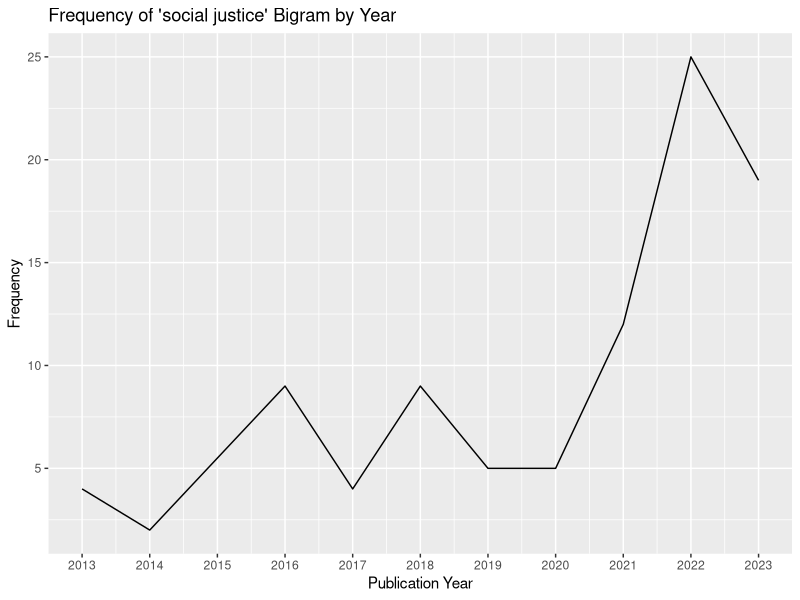
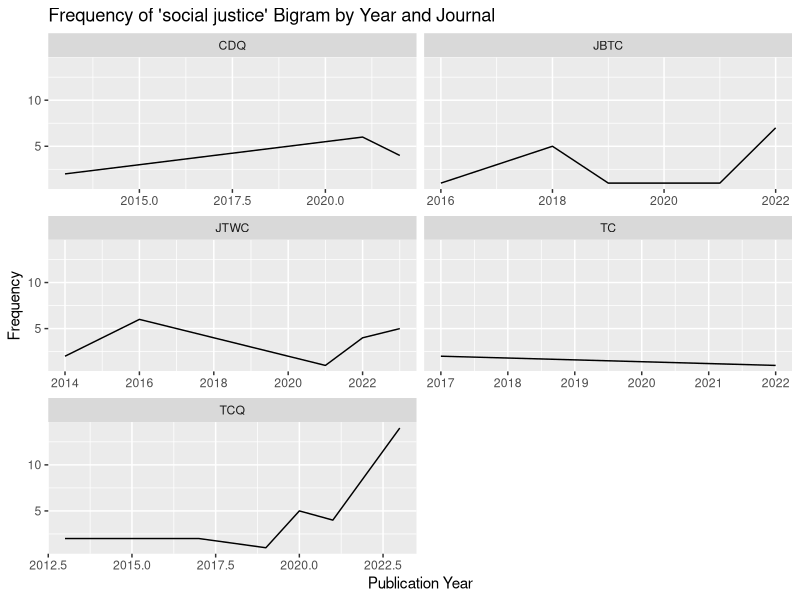
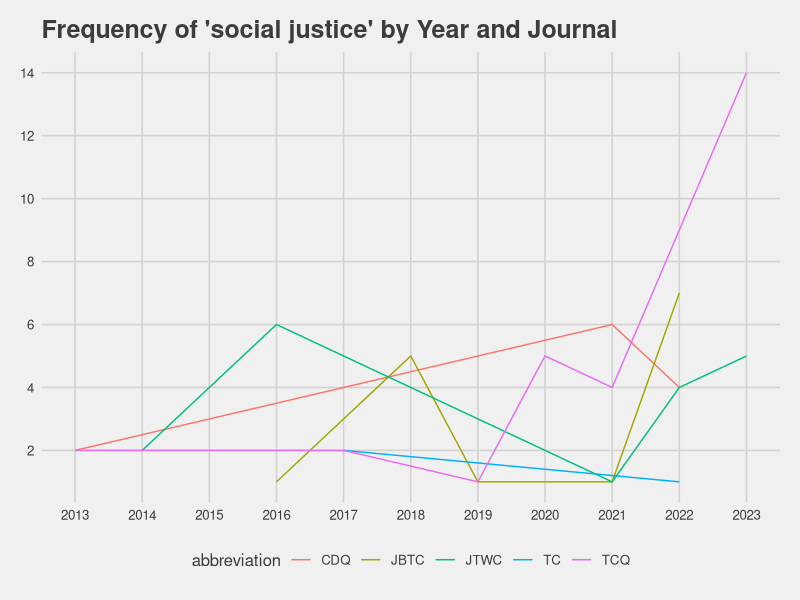
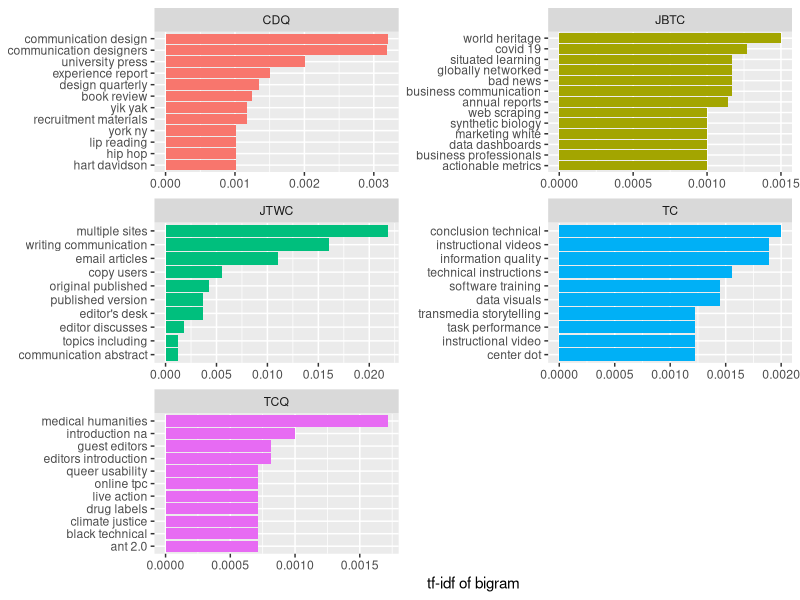
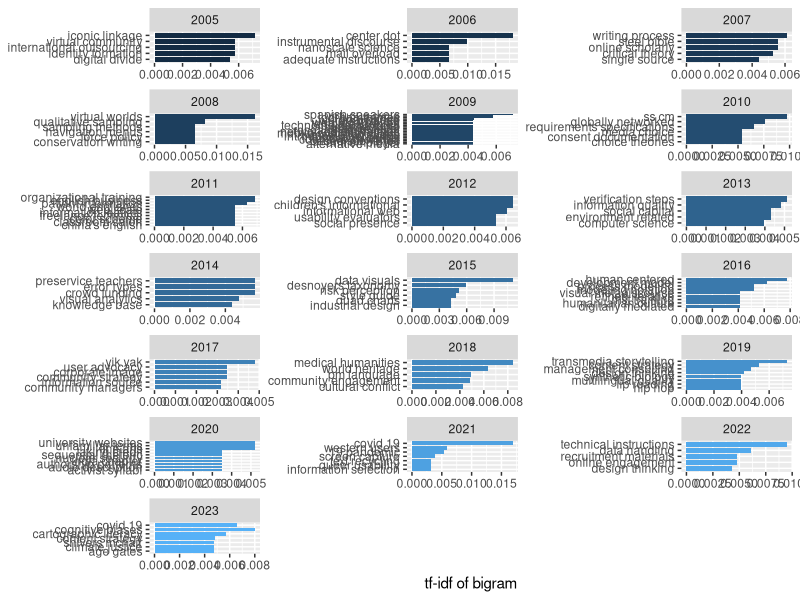
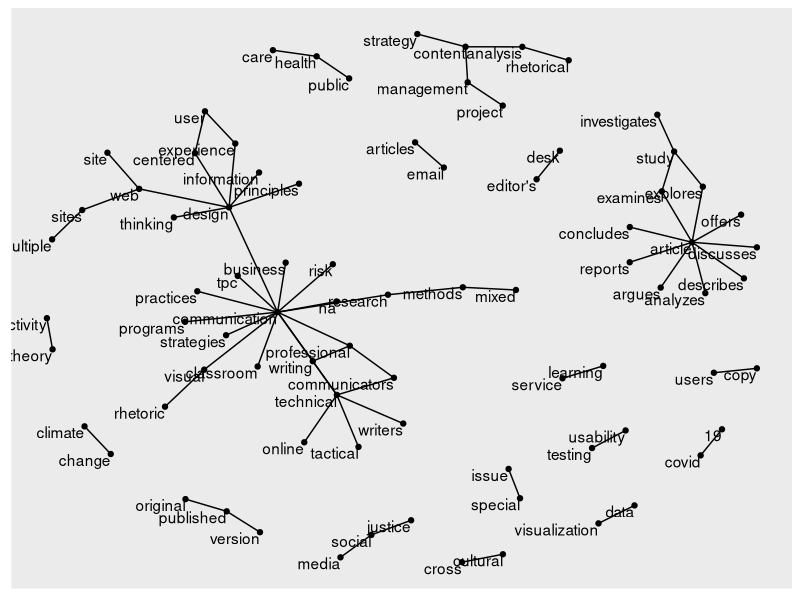
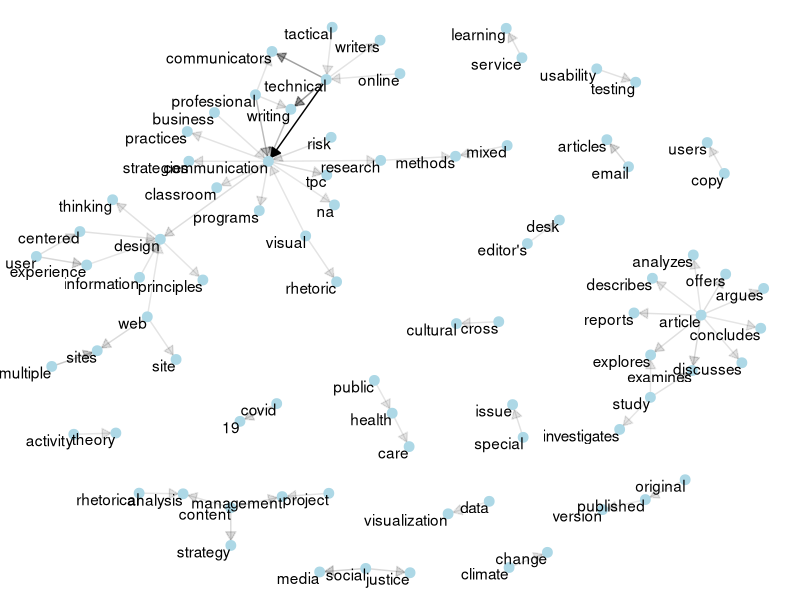

The R script that drew these images, in order:
## ---- chunk 1
library(tidyverse)

#install.packages("tidytext")
library(tidytext)
## ---- chunk 2
raw_data <- read_csv("data/tc_journals.csv")

glimpse(raw_data)
## ---- chunk 3
raw_data$text <- paste(raw_data$article_title, raw_data$abstract, sep = " . ")

head(raw_data$text, n = 2)
## ---- chunk 4

tc_bigrams <- raw_data %>%
  unnest_tokens(bigram, text, token = "ngrams", n = 2) %>%
  filter(!is.na(bigram))

## ---- chunk 5
tc_bigrams %>%
  count(bigram, sort = TRUE)
## ---- chunk 6
library(tidyr)

# transform "bigram" column into two columns: "word1" and "word2"
bigrams_separated <- tc_bigrams %>%
  separate(bigram, c("word1", "word2"), sep = " ")

# filter to keep only rows where both word1 and word2 are not stopwords
bigrams_filtered <- bigrams_separated %>%
  filter(!word1 %in% stop_words$word) %>%
  filter(!word2 %in% stop_words$word)


# new bigram counts
bigram_counts <- bigrams_filtered %>%
  count(word1, word2, sort = TRUE)

bigram_counts


## ---- chunk 7
custom_stopwords <- c("copyright",
                      "sage",
                      "holder's",
                      "express",
                      "permission",
                      "download")

# add custom stopwords to filter process
bigrams_filtered <- bigrams_separated %>%
  filter(!word1 %in% stop_words$word) %>%
  filter(!word2 %in% stop_words$word)%>%
  filter(!word1 %in% custom_stopwords) %>%
  filter(!word2 %in% custom_stopwords)

# new bigram counts
bigram_counts <- bigrams_filtered %>%
  count(word1, word2, sort = TRUE)


bigram_counts
## ---- chunk 8
bigrams_united <- bigrams_filtered %>%
  unite(bigram, word1, word2, sep = " ")

bigrams_united
## ---- chunk 9
tc_trigrams <- raw_data %>%
  unnest_tokens(trigram, text, token = "ngrams", n = 3) %>%
  filter(!is.na(trigram)) %>%
  separate(trigram, c("word1", "word2", "word3"), sep = " ") %>%
  filter(!word1 %in% stop_words$word,
         !word2 %in% stop_words$word,
         !word3 %in% stop_words$word,
         !word1 %in% custom_stopwords,
         !word2 %in% custom_stopwords,
         !word3 %in% custom_stopwords) %>%
  unite(trigram, word1, word2, word3, sep = " ")


tc_trigrams %>%
  count(trigram, sort = TRUE)
## ---- chunk 10
# define bigram of interest
sj <-  "social justice"


# filter for presence of bigram
sj_bigrams <- bigrams_united %>%
  filter(bigram == sj)

# check result
glimpse(sj_bigrams)

# Calculate the frequency of the bigram by year
sj_bigram_freq <- sj_bigrams %>%
  group_by(publication_year) %>%
  summarize(frequency = n()) %>%
  ungroup()

# Plot the frequency of the bigram by year
ggplot(sj_bigram_freq, aes(x = publication_year, y = frequency)) +
  geom_line() +
  ggtitle("Frequency of 'social justice' Bigram by Year") +
  xlab("Publication Year") +
  ylab("Frequency") +
  scale_x_continuous(breaks = seq(min(sj_bigram_freq$publication_year), max(sj_bigram_freq$publication_year), by = 1))
## ---- chunk 11

# Calculate the frequency of the bigram by year and journal
sj_bigram_freq <- sj_bigrams %>%
  group_by(publication_year, abbreviation) %>%
  summarize(frequency = n()) %>%
  ungroup()

# Plot the frequency of the "social justice" bigram by year and journal
ggplot(sj_bigram_freq, aes(x = publication_year, y = frequency)) +
  geom_line() +
  ggtitle("Frequency of 'social justice' Bigram by Year and Journal") +
  xlab("Publication Year") +
  ylab("Frequency") +
  facet_wrap(~abbreviation, scales = "free_x", ncol = 2)

## ---- chunk 12
#install.packages("ggthemes")
library(ggthemes)

# Calculate the frequency of the bigram by year and journal
sj_bigram_freq <- sj_bigrams %>%
  group_by(publication_year, abbreviation) %>%
  summarize(frequency = n()) %>%
  ungroup()

# Plot the frequency of the "social justice" bigram by year and journal
ggplot(sj_bigram_freq, aes(x = publication_year, y = frequency, color = abbreviation)) +
  geom_line() +
  ggtitle("Frequency of 'social justice' by Year and Journal") +
  xlab("Publication Year") +
  ylab("Frequency") +
  scale_x_continuous(breaks = seq(min(sj_bigram_freq$publication_year), max(sj_bigram_freq$publication_year), by = 1)) +
  scale_y_continuous(breaks = seq(0, max(sj_bigram_freq$frequency), by = 2)) +
  theme_fivethirtyeight()

## ---- chunk 13

# List of bigrams you want to analyze
construct_list <- c("bigram1", "bigram2", "bigram3")  # Add your list of bigrams here

# Filter for the specific bigrams in the list
filtered_data <- bigrams_united %>%
  filter(bigram %in% construct_list)

# calculate frequency

# plot


## ---- chunk 14
bigram_tf_idf <- bigrams_united %>%
  count(abbreviation, bigram) %>%
  bind_tf_idf(bigram, abbreviation, n) %>%
  arrange(desc(tf_idf))

bigram_tf_idf
## ---- chunk 15
library(ggplot2)

bigram_tf_idf %>%
  arrange(desc(tf_idf)) %>%
  group_by(abbreviation) %>%
  slice_max(tf_idf, n = 10) %>%
  ungroup() %>%
  mutate(bigram = reorder(bigram, tf_idf)) %>%
  ggplot(aes(tf_idf, bigram, fill = abbreviation)) +
  geom_col(show.legend = FALSE) +
  facet_wrap(~ abbreviation, ncol = 2, scales = "free") +
  labs(x = "tf-idf of bigram", y = NULL)
## ---- chunk 16
# get tf-idf by year
bigram_tf_idf_year <- bigrams_united %>%
  count(publication_year, bigram) %>%
  bind_tf_idf(bigram, publication_year, n) %>%
  arrange(desc(tf_idf))

# plot tf-idf by year
bigram_tf_idf_year %>%
  arrange(desc(tf_idf)) %>%
  group_by(publication_year) %>%
  slice_max(tf_idf, n = 5) %>%
  ungroup() %>%
  mutate(bigram = reorder(bigram, tf_idf)) %>%
  ggplot(aes(tf_idf, bigram, fill = publication_year)) +
  geom_col(show.legend = FALSE) +
  facet_wrap(~ publication_year, ncol = 3, scales = "free") +
  labs(x = "tf-idf of bigram", y = NULL)
## ---- chunk 17
library(igraph)

bigram_counts


bigram_graph <- bigram_counts %>%
  filter(n > 25) %>%
  graph_from_data_frame()

bigram_graph


## ---- chunk 18
#install.packages("ggraph")
library(ggraph)
set.seed(999)

ggraph(bigram_graph, layout = "fr") +
  geom_edge_link() +
  geom_node_point() +
  geom_node_text(aes(label = name), vjust = 1, hjust = 1)


a <- grid::arrow(type = "closed", length = unit(.1, "inches"))

ggraph(bigram_graph, layout = "fr") +
  geom_edge_link(aes(edge_alpha = n), show.legend = FALSE,
                 arrow = a, end_cap = circle(.05, 'inches')) +
  geom_node_point(color = "lightblue", size = 3) +
  geom_node_text(aes(label = name), vjust = 1, hjust = 1) +
  theme_void()
